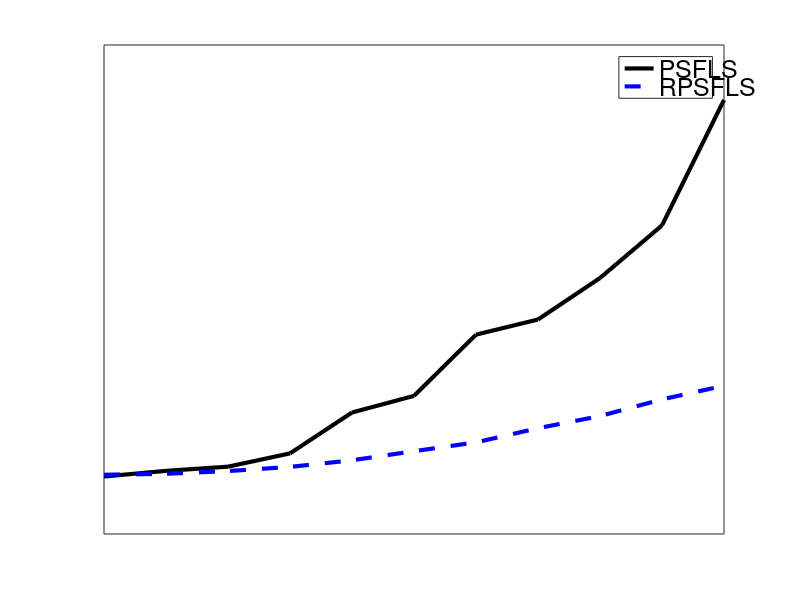

Write MATLAB code to recreate this figure.

function makeNoisePlots

  ins = [ 0 0.1 0.2 0.3 0.4 0.5 0.6 0.7 0.8 0.9 1.0 ];
  
  lsMSEs = [ ...
    0.00018818, ...
    0.0002066, ...
    0.00022032, ...
    0.00026371, ...
    0.00039759, ...
    0.00045195, ...
    0.00065227, ...
    0.00070182, ...
    0.00083754, ...
    0.0010098, ...
    0.0014204 ];

  rlsMSEs = [ ...
    0.00019387, ...
    0.00019698, ...
    0.00020593, ...
    0.00021952, ...
    0.0002412, ...
    0.00027096, ...
    0.00029977, ...
    0.00034614, ...
    0.00038587, ...
    0.00044047, ...
    0.00048513 ];

  figure;
  plot( ins, lsMSEs, 'k', 'LineWidth', 3 );
  hold on;
  plot( ins, rlsMSEs, 'b--', 'LineWidth', 3 );
  legendH = legend( 'PSFLS', 'RPSFLS' );
  legendObj = findobj(legendH,'type','text');
  set(legendObj,'FontSize',18)
  set( gca, 'xTick', [], 'yTick', [] );
end
